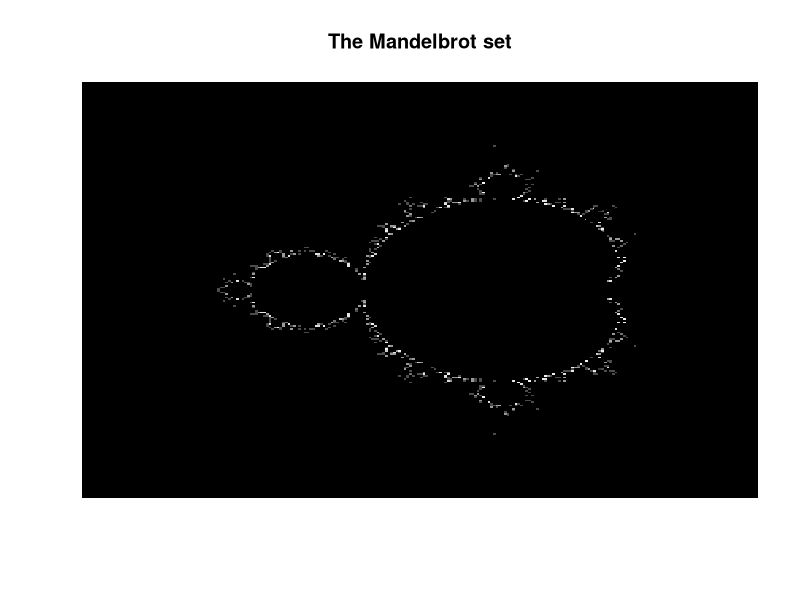

Write R code to recreate this figure.
##########################################

#
# The Mandelbrot set
#
#
# Series:
# Little Useless-useful R functions #43
# Created: October 15, 2022
# Author: Tomaz Kastrun
# Blog: tomaztsql.wordpress.com
# V.1.0
#
# Changelog: 
#
##########################################

require("grDevices") 
cols <- colorRampPalette(c("black","white","grey","black"))(11)
n <- 400


# variables
x <- seq(-2, 1, length.out=250)
y <- seq(-1.5, 1.5, length.out=250)
c <- outer(x,y*1i,FUN="+")
z <- matrix(0.0, nrow=length(x), ncol=length(y))
k <- matrix(0.0, nrow=length(x), ncol=length(y))


for (rep in 1:n) { 
  for (i in 1:250) { 
    for (j in 1:250) { 
      if(Mod(z[i,j]) < 2 && k[i,j] < n) {
        z[i,j] <- z[i,j]^2 + c[i,j]
        k[i,j] <- k[i,j] + 1
      }
    }
  }
}

image(x,y,k, col=cols, axes = FALSE, main = "The Mandelbrot set", xlab = "" , ylab = "" )
contour(k, add = TRUE, drawlabels = FALSE)
